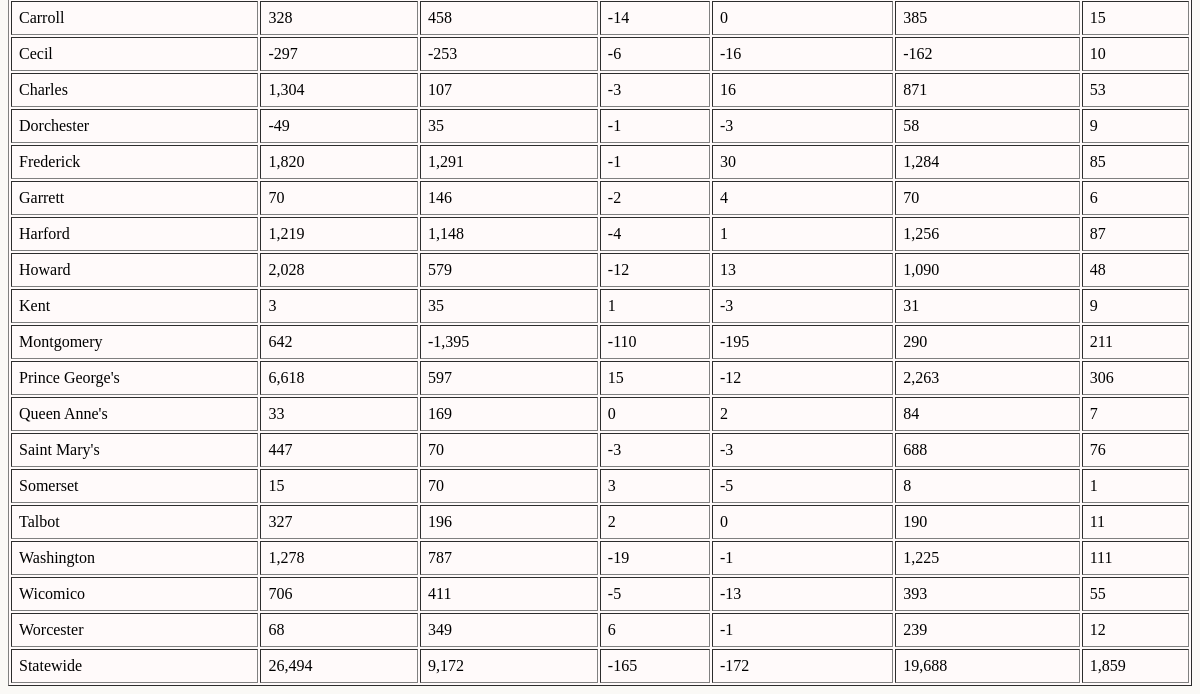
/eligible-inactive (lower part), run on an earlier commit of the app's database.
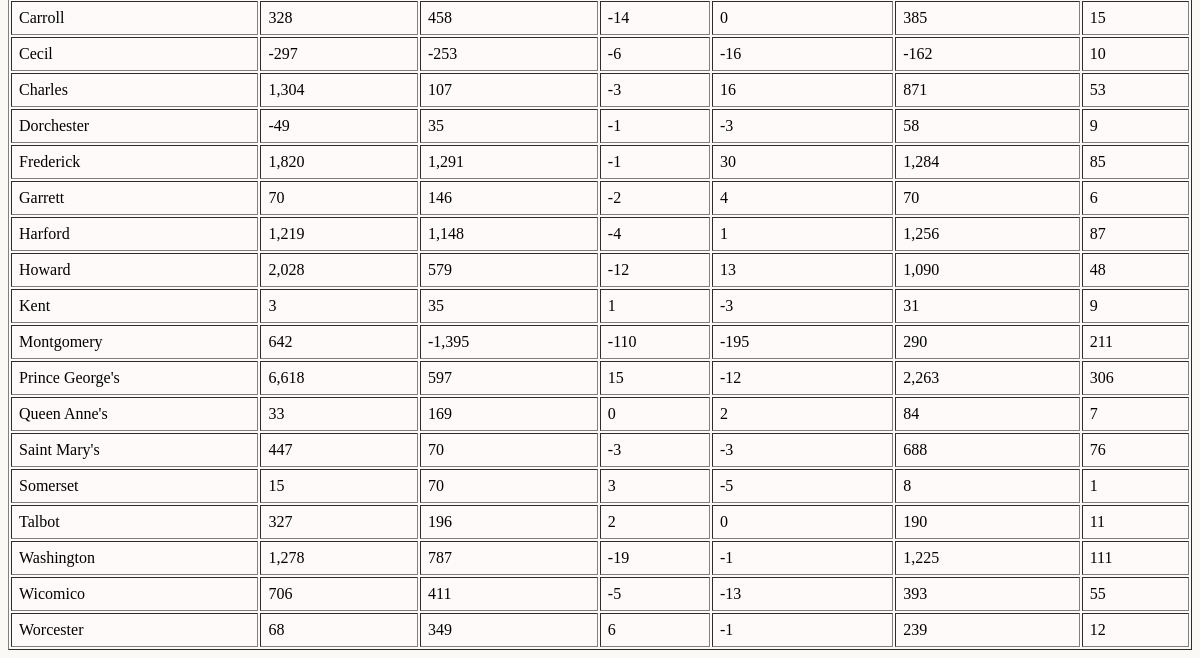
And on a later commit of the database.
### app.py (models this page shows)
class EligibleInactiveDifferences(Model):
    county = CharField(column_name='county')
    democrat_diff = IntegerField(column_name='democrat_diff')
    republican_diff = IntegerField(column_name='republican_diff')
    green_diff = IntegerField(column_name='green_diff')
    libertarian_diff = IntegerField(column_name='libertarian_diff')
    unaffiliated_diff = IntegerField(column_name='unaffiliated_diff')
    other_diff = IntegerField(column_name='other_diff')
    class Meta:
        table_name = "inactivity_differences"
        database = db
        primary_key = False

### app.py (the view)
@app.route("/eligible-inactive")
def eligible_inactive():
    template = 'eligible_inactive.html'
    object_list = EligibleInactiveDifferences.select()
    graph_query = EligibleInactiveDifferences.select()
    graph_data = [
        {
            "county": row.county,
            "democrat_diff": row.democrat_diff,
            "republican_diff": row.republican_diff,
            "green_diff": row.green_diff,
            "libertarian_diff": row.libertarian_diff,
            "unaffiliated_diff": row.unaffiliated_diff,
            "other_diff": row.other_diff
        }
        for row in graph_query
    ]
    return render_template(template, object_list=object_list, graph_data=graph_data)

### templates/eligible_inactive.html (shortened to what this page needs)
<!doctype html>
<html lang="en">
<head>
    <link rel="stylesheet" href="/static/general_style.css">
    <link rel="stylesheet" href="/static/eligible_inactive.css">
    <link rel="stylesheet" href="//cdn.datatables.net/2.0.0/css/dataTables.dataTables.min.css" />
</head>
<body>
    <table id="voter-data" border=1 cellpadding=7>
        <tbody>
            {% for obj in object_list %}
            <tr>
                <td>{{ obj.county }}</td>
                <td>{{ "{:,}".format(obj.democrat_diff) }}</td>
                <td>{{ "{:,}".format(obj.republican_diff) }}</td>
                <td>{{ "{:,}".format(obj.green_diff) }}</td>
                <td>{{ "{:,}".format(obj.libertarian_diff) }}</td>
                <td>{{ "{:,}".format(obj.unaffiliated_diff) }}</td>
                <td>{{ "{:,}".format(obj.other_diff) }}</td>
            </tr>
            {% endfor %}
        </tbody>
    </table>
</body>
</html>

### static/general_style.css (style rules this page uses)
body { background-color: blanchedalmond; }
table { background-color:snow; }
#voter-data { width: 100%; table-layout: auto; }

### static/eligible_inactive.css (style rules this page uses)
body { background-color: #FAF9F6; }

What changed in the data, as far as the page shows it:
removed EligibleInactiveDifferences: county "Statewide", democrat_diff "26,494", republican_diff "9,172", green_diff "-165", libertarian_diff "-172", unaffiliated_diff "19,688", other_diff "1,859"
